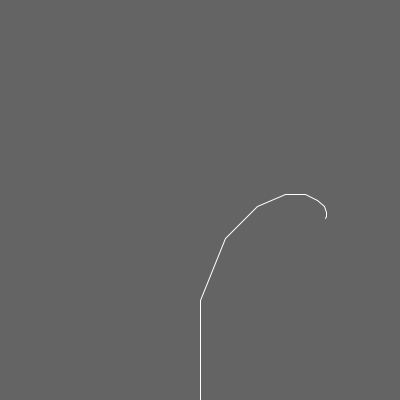
Frame 1 (no input)
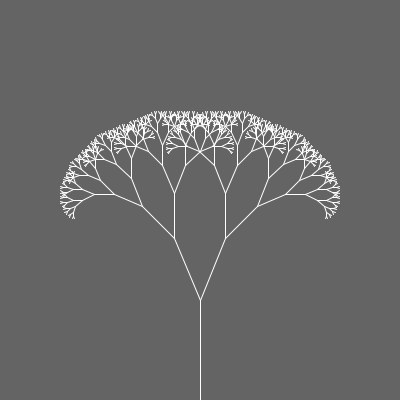
Frame 60 (the mouse pressed at the canvas centre just before this capture)
Frame 120 (the mouse held since frame 60 and released just before this capture): identical to frame 60, image omitted

The Processing sketch that drew these frames (run headless with seeded random() and noise(); from frame 60 on, the mouse is pressed at the canvas centre):

// Processing sketch: Animation3
// ── Animation3.pde
float angle = PI/8;
void setup(){
  size(400,400);
}

void draw(){
  frameRate(10);
  background(100);
  stroke(255);
  translate(200,height);
  branch(100);
}

void branch(float len){
  
  line(0,0,0,-len);
  translate(0,-len);
  if(len>4){
    push();
    rotate(angle);
    branch(len*0.67);
    pop();
    
   if(frameCount%2==0){
    
    push();
    rotate(-angle);
    branch(len*0.67);
    pop();
  }
  }
}
